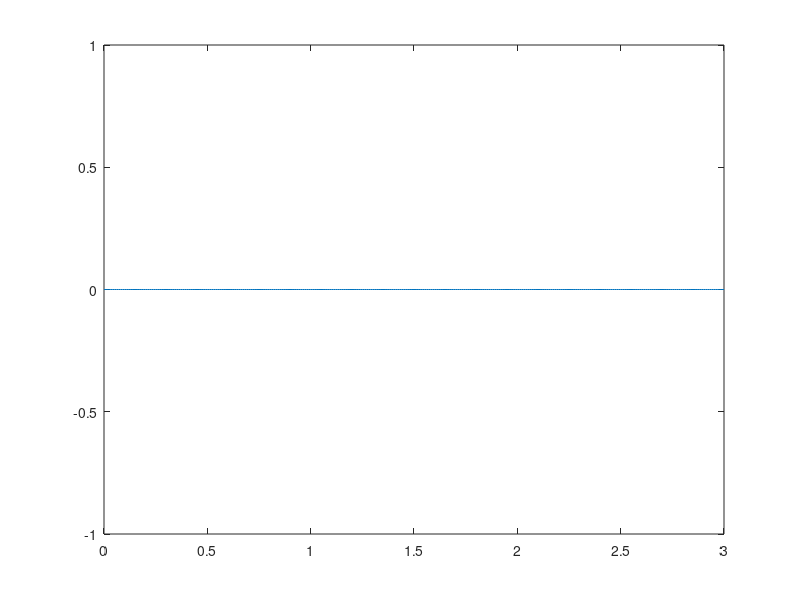

Source code (MATLAB):
clear;
clc;

axis([0, 3, 0, 5])
[x, y] = ginput(10);

P = polyfit(x, y, 2);

plot(x, y,'h');

hold on;

xx = 0:0.01:3

plot(xx, polyval(P, xx))
                                #myColors.(cl{M{1,m-1}(q)+1}),'linewidth',12
hold off;